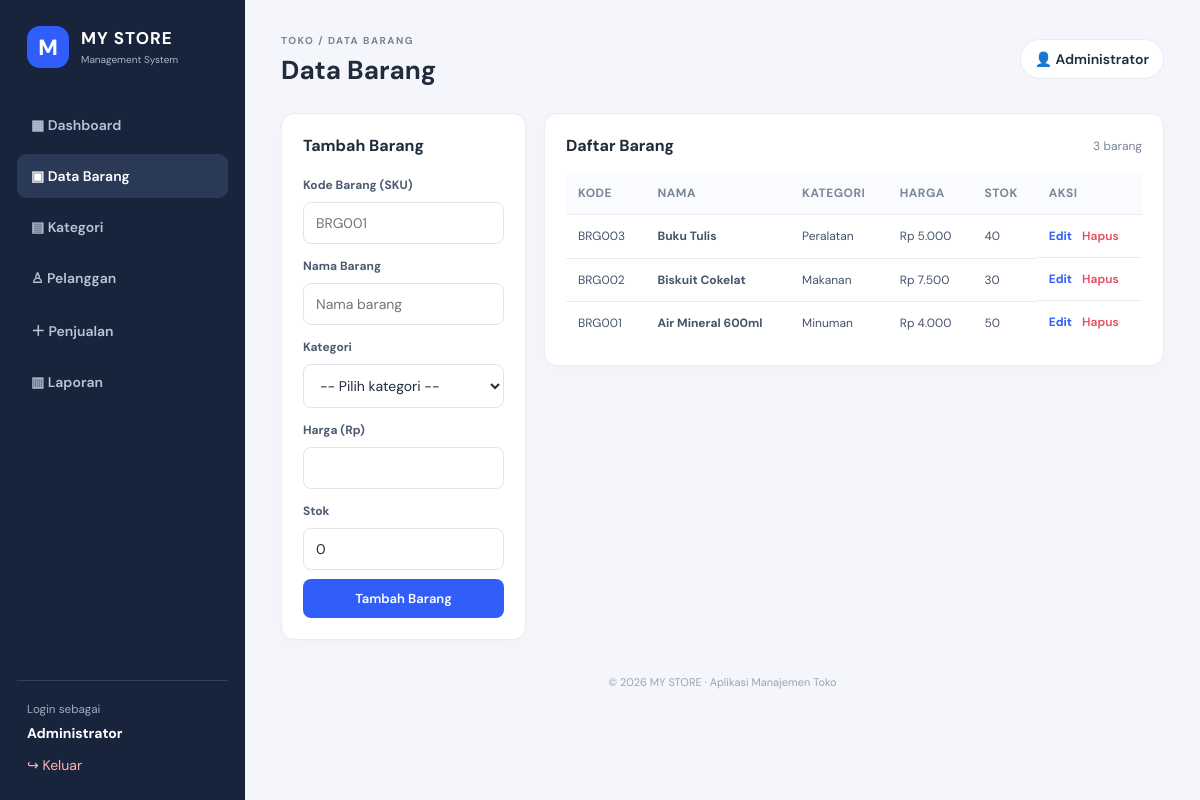
The page /products.php (signed in) on the database its author committed.
### tables this page shows
CREATE TABLE IF NOT EXISTS products (
 id INT AUTO_INCREMENT PRIMARY KEY,
 sku VARCHAR(40) NOT NULL UNIQUE,
 name VARCHAR(150) NOT NULL,
 category_id INT NULL,
 price DECIMAL(12,2) NOT NULL DEFAULT 0,
 stock INT NOT NULL DEFAULT 0,
 created_at TIMESTAMP DEFAULT CURRENT_TIMESTAMP,
 CONSTRAINT fk_products_category FOREIGN KEY (category_id) REFERENCES categories(id)
   ON UPDATE CASCADE ON DELETE SET NULL
);

CREATE TABLE IF NOT EXISTS categories (
 id INT AUTO_INCREMENT PRIMARY KEY,
 name VARCHAR(100) NOT NULL UNIQUE,
 created_at TIMESTAMP DEFAULT CURRENT_TIMESTAMP
);

### functions.php (called while the page is built, shortened)
<?php
function e($value) {
    return htmlspecialchars((string)($value ?? ''), ENT_QUOTES, 'UTF-8');
}
function rupiah($value) {
    return 'Rp ' . number_format((float)$value, 0, ',', '.');
}

### products.php (the view, shortened to what this page needs)
<?php
require_once 'config.php'; require_once 'functions.php'; require_login();
$edit=null;
$rows=$pdo->query("SELECT p.*,c.name category_name FROM products p LEFT JOIN categories c ON c.id=p.category_id ORDER BY p.id DESC")->fetchAll();
$page_title='Data Barang'; include 'header.php';
?>
<div class="content-grid">
<section class="panel form-panel"><h3><?= $edit?'Edit Barang':'Tambah Barang' ?></h3>
<form method="post">
<label>Kode Barang (SKU)</label><input name="sku" required value="<?= e($edit['sku']??'') ?>" placeholder="BRG001">
<label>Nama Barang</label><input name="name" required value="<?= e($edit['name']??'') ?>" placeholder="Nama barang">
<label>Kategori</label><select name="category_id"><option value="">-- Pilih kategori --</option></select>
<label>Harga (Rp)</label><input type="number" name="price" min="0" step="1" required value="<?= e($edit['price']??'') ?>">
<label>Stok</label><input type="number" name="stock" min="0" required value="<?= e($edit['stock']??'0') ?>">
<button class="btn btn-primary"><?= $edit?'Simpan Perubahan':'Tambah Barang' ?></button><?php if($edit):?> <a class="btn btn-light" href="products.php">Batal</a><?php endif;?>
</form></section>
<section class="panel"><div class="panel-head"><h3>Daftar Barang</h3><span class="count"><?= count($rows) ?> barang</span></div><div class="table-wrap"><table><thead><tr><th>Kode</th><th>Nama</th><th>Kategori</th><th>Harga</th><th>Stok</th><th>Aksi</th></tr></thead><tbody>
<?php foreach($rows as $r):?><tr><td><?=e($r['sku'])?></td><td><b><?=e($r['name'])?></b></td><td><?=e($r['category_name']?:'-')?></td><td><?=rupiah($r['price'])?></td><td><?= (int)$r['stock']?></td><td class="actions"><a href="?edit=<?=(int)$r['id']?>">Edit</a><form method="post" onsubmit="return confirm('Hapus barang ini?')"><button class="link-danger">Hapus</button></form></td></tr><?php endforeach;?>
</tbody></table></div></section></div>
<?php include 'footer.php'; ?>

### header.php (shortened to what this page needs)
<?php
$page_title = $page_title ?? 'MY STORE';
?>
<!doctype html>
<html lang="id">
<head>
<link rel="stylesheet" href="assets/style.css">
</head>
<body>
<div class="app-shell">
<aside class="sidebar">
  <div class="brand"><span class="brand-mark">M</span><div><b>MY STORE</b><small>Management System</small></div></div>
  <nav>
    <a href="index.php" class="<?= basename($_SERVER['PHP_SELF'])==='index.php'?'active':'' ?>">▦ Dashboard</a>
    <a href="products.php" class="<?= basename($_SERVER['PHP_SELF'])==='products.php'?'active':'' ?>">▣ Data Barang</a>
    <a href="categories.php" class="<?= basename($_SERVER['PHP_SELF'])==='categories.php'?'active':'' ?>">▤ Kategori</a>
    <a href="customers.php" class="<?= basename($_SERVER['PHP_SELF'])==='customers.php'?'active':'' ?>">♙ Pelanggan</a>
    <a href="sales.php" class="<?= basename($_SERVER['PHP_SELF'])==='sales.php'?'active':'' ?>">＋ Penjualan</a>
    <a href="reports.php" class="<?= basename($_SERVER['PHP_SELF'])==='reports.php'?'active':'' ?>">▥ Laporan</a>
  </nav>
  <div class="sidebar-bottom"><small>Login sebagai</small><b><?= e($_SESSION['full_name'] ?? 'Admin') ?></b><a href="logout.php">↪ Keluar</a></div>
</aside>
<main class="main">
  <header class="topbar"><div><span class="eyebrow">TOKO / <?= strtoupper(e($page_title)) ?></span><h1><?= e($page_title) ?></h1></div><div class="user-pill">👤 <?= e($_SESSION['full_name'] ?? 'Admin') ?></div></header>

### footer.php
  <footer>© <?= date('Y') ?> MY STORE · Aplikasi Manajemen Toko</footer>
</main>
</div>
</body></html>

### assets/style.css (style rules this page uses)
:root { --navy:#17243b;--blue:#315efb;--pale:#f4f6fb;--text:#202b3c;--muted:#788397;--line:#e8ecf3 }
* { box-sizing:border-box }
body { margin:0;background:var(--pale);color:var(--text);font-family:'DM Sans',Arial,sans-serif;font-size:14px }
.app-shell { display:flex;min-height:100vh }
.sidebar { width:245px;background:var(--navy);color:#fff;padding:26px 17px;display:flex;flex-direction:column;flex-shrink:0 }
.brand { display:flex;align-items:center;gap:12px;padding:0 10px 35px }
.brand-mark,.login-logo { display:grid;place-items:center;background:var(--blue);color:#fff;font-weight:800;border-radius:13px;width:42px;height:42px;font-size:22px }
.brand b { display:block;font-size:17px;letter-spacing:1px }
.brand small { color:#aab5ca;font-size:10px }
.sidebar nav { display:grid;gap:7px }
.sidebar nav a { color:#b9c4d7;text-decoration:none;padding:13px 14px;border-radius:9px;font-weight:600 }
.sidebar nav a:hover,.sidebar nav a.active { background:#293956;color:#fff }
.sidebar-bottom { margin-top:auto;padding:20px 10px 0;border-top:1px solid #34425b;display:grid;gap:7px }
.sidebar-bottom small { color:#9eabc1 }
.sidebar-bottom a { color:#ffb4b4;text-decoration:none;margin-top:7px }
.main { flex:1;padding:30px 36px;min-width:0 }
.topbar { display:flex;justify-content:space-between;align-items:center;margin-bottom:26px }
.topbar h1 { font-size:26px;margin:5px 0 0 }
.eyebrow { font-size:10px;letter-spacing:1.5px;color:var(--muted);font-weight:700 }
.user-pill { background:#fff;border:1px solid var(--line);padding:10px 14px;border-radius:30px;font-weight:600 }
.stat-card,.panel { background:#fff;border:1px solid var(--line);border-radius:13px;padding:21px;box-shadow:0 4px 16px rgba(30,48,80,.025) }
.panel { margin-bottom:20px }
.panel h3 { margin:0 0 18px;font-size:16px }
.panel-head { display:flex;align-items:center;justify-content:space-between;margin-bottom:16px }
.panel-head h3 { margin:0 }
.content-grid { display:grid;grid-template-columns:minmax(245px, .75fr) minmax(0,2fr);gap:18px;align-items:start }
.form-panel form { display:grid;gap:9px }
.form-panel h3 { margin-bottom:16px }
label { display:block;font-size:12px;font-weight:700;margin:5px 0 0;color:#4d5a70 }
input,select,textarea { width:100%;border:1px solid #dfe5ef;background:#fff;padding:11px 12px;border-radius:8px;font:inherit;color:var(--text);outline:none }
.btn { border:0;display:inline-flex;align-items:center;justify-content:center;padding:11px 15px;border-radius:8px;font:600 13px 'DM Sans',sans-serif;text-decoration:none;cursor:pointer }
.btn-primary { background:var(--blue);color:#fff }
.table-wrap { width:100%;overflow-x:auto }
table { border-collapse:collapse;width:100%;white-space:nowrap }
th { text-align:left;color:#7b8799;font-size:11px;text-transform:uppercase;letter-spacing:.5px;background:#fafbfe }
th,td { padding:13px 12px;border-bottom:1px solid var(--line);font-size:12px }
td { color:#46536a }
tbody tr:last-child td { border-bottom:0 }
.actions { display:flex;gap:10px;align-items:center }
.actions a,td a { color:var(--blue);text-decoration:none;font-weight:700 }
.actions form { display:inline }
.link-danger { border:0;background:none;color:#e34c5b;font:600 12px 'DM Sans';cursor:pointer;padding:0 }
.count { color:var(--muted);font-size:12px }
footer { text-align:center;color:#9aa4b5;font-size:11px;padding:15px }

### rows shown on the page
products: sku "BRG003", name "Buku Tulis", category.name "Peralatan", price "Rp 5.000", stock "40"
products: sku "BRG002", name "Biskuit Cokelat", category.name "Makanan", price "Rp 7.500", stock "30"
products: sku "BRG001", name "Air Mineral 600ml", category.name "Minuman", price "Rp 4.000", stock "50"

### other values the page prints
$_SESSION['full_name'] "Administrator"
$page_title "DATA BARANG"
$page_title "Data Barang"
count($rows) "3"
